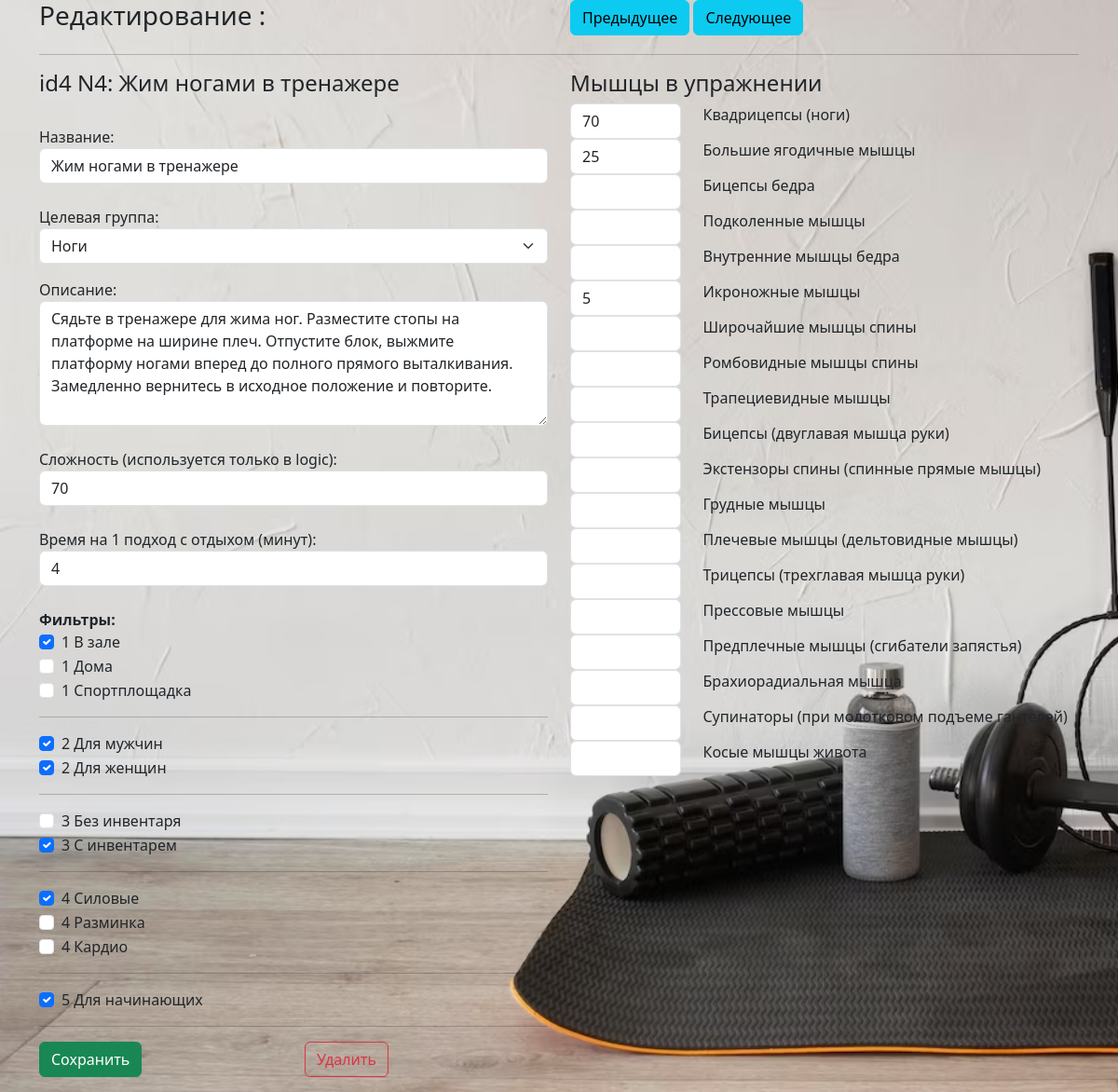
/list/ex4/edit, run on the app's committed database.
### _models.py (models this page shows, shortened)
class Exercise(db.Model):
    __tablename__ = 'exercises'
    exercise_id = db.Column(db.Integer, primary_key=True)
    name = db.Column(db.String(50), default='New exercise')
    target = db.Column(db.String(20), default='')
    description = db.Column(db.String(300), default='')
    difficulty = db.Column(db.Integer, default=1)
    time_per_set = db.Column(db.Integer, default=1)
    counter = db.Column(db.Integer, default=0)
    filters = db.Column(JSON, default=[])  # LOCATION_FILTERS.keys
    user_training_exercises = relationship('UserTrainingExercise', back_populates='exercise')
    muscles = relationship('Muscle', secondary='exercise_muscles')
    training = db.relationship('Training', secondary='training_exercises', overlaps="exercises")
    training_exercises = relationship('TrainingExercise', back_populates='exercise')

class Muscle(db.Model):
    __tablename__ = 'muscles'
    muscle_id = db.Column(db.Integer, primary_key=True)
    muscle_name = db.Column(db.String(50), nullable=False)
    counter = db.Column(db.Integer, default=0)
    exercises = db.relationship('Exercise', secondary='exercise_muscles', overlaps="muscles")

### main.py (the view, shortened to what this page needs)
@app.route('/list/<string:counters>/edit', methods=['POST', 'GET'])
def list_edit(counters):
    targets = config.TARGETS
    const_config = {}
    const_config['filter_list'] = config.FILTER_LIST
    index_dict = {}
    index_dict['filter_list'] = []
    tb = counters[:2]   # counters передано сюда в маршруте , вид: ex3 или mu4
    counter = counters[2:]
    exercises = Exercise.query.all()
    muscles = Muscle.query.all()
    if tb == 'ex':  # если передано ex, то работа над редактированием Упражнения
        exercise = Exercise.query.filter_by(counter=counter).first()    # counter - переданное значение счетчика, фильтрую базу по счетчику
        if exercise.filters is None:
            exercise.filters=[]
        if request.method == 'POST':    # если метод ПОСТ (то есть если мы передаем данные с формы к нам сюда на сервер, то далее обрабатываем данные формы и сохраняем в базу
            exercise.name = request.form['name']
            exercise.target = request.form['select_target']  # тут новое поле для класса
            exercise.description = request.form['description']
            exercise.difficulty = request.form['difficulty']
            exercise.time_per_set = request.form['time_per_set']
            for i in range(len(const_config['filter_list'])):
                form_list = request.form.getlist('filters' + str(i + 1))
                if any(sublist for sublist in form_list if sublist):
                    index_dict['filter_list'] += form_list
            exercise.filters = index_dict['filter_list']
            percents = request.form.getlist('percents[]')   # получаю список значений полей с именем percents[]
            exercise_muscles = []
            ExerciseMuscle.query.filter_by(exercise_id=exercise.exercise_id).delete()
            for counter, percent in enumerate(percents, start=1):
                if percent != '':
                    muscle = Muscle.query.filter_by(counter=counter).first()    # нахожу Muscle по counter
                    ExMus = ExerciseMuscle(exercise_id = exercise.exercise_id, muscle_id = muscle.muscle_id, percent = percent)
                    exercise_muscles.append(ExMus)
            try:
                db.session.add_all(exercise_muscles)
                db.session.commit()
                return render_template('list.html', exercises=exercises, muscles=muscles)
            except Exception as e:
                db.session.rollback()
                return f'Ошибка при сохранения в базу данных: {e}'
        else:   # если метод не ПОСТ (а значит ГЕТ) то мы только зашли на маршрут и генерируем страницу для редактирования Упражнений, отсылая ей данные
            ex_len = len(exercises)
            if exercise is not None:
                muscles_in_ex = exercise.muscles  # Получение списка связанных мышц
                mus_dict = {}
                for muscle in muscles_in_ex:
                    percent = ExerciseMuscle.query.filter_by(exercise_id=exercise.exercise_id, muscle_id=muscle.muscle_id).first().percent
                    mus_dict[muscle.counter] = percent
            else:
                return "Упражнение не найдено."
            return render_template('edit_ex_table.html', exercise=exercise, ex_len=ex_len, muscles=muscles,
                                   mus_dict=mus_dict, targets=targets, const_config=const_config)

### templates/edit_ex_table.html (shortened to what this page needs)
{% extends 'base.html' %}
{% block body %}
    <div class="row mb-0">
        <div class="col-6">
            <h3> Редактирование :</h3>
        </div>
        <div class="col-6">
            {% if exercise.counter > 1 %}
                <a href="/list/ex{{ exercise.counter - 1 }}/edit" class="btn btn-info">Предыдущее</a>
            {% endif %}
            {% if exercise.counter < ex_len %}
                {% set next_counter = exercise.counter + 1 %}
                <a href="/list/ex{{ next_counter }}/edit" class="btn btn-info">Следующее</a>
            {% endif %}
        </div>
    </div>
    <hr>
<form method="post" action="/list/ex{{exercise.counter}}/edit">
    <div class="row mb-3">
        <div class="col-6">
            <h4>id{{exercise.exercise_id}} N{{exercise.counter}}: {{exercise.name}}</h4>
            <br><span>Название:</span>
            <input type="text" name="name" id="name" class="form-control" value="{{exercise.name}}"><br>
            <span>Целевая группа:</span>
            <select name="select_target" class="form-select form-select-md mb-3" aria-label=".form-select-md example">
                {% for target in targets %}
                    <option value="{{target}}" {% if exercise.target == target %} selected {% endif %}>{{target}}</option>
                {% endfor %}
            </select>
            <span>Описание:</span>
            <textarea name="description" id="description" class="form-control" rows="5">{{exercise.description}}</textarea><br>
            <span>Сложность (используется только в logic):</span>
            <input type="number" name="difficulty" id="difficulty" class="form-control" value="{{exercise.difficulty}}"><br>
            <span>Время на 1 подход с отдыхом (минут):</span>
            <input type="number" name="time_per_set" id="time_per_set" class="form-control" value="{{exercise.time_per_set}}"><br>
            <b>Фильтры:</b><br>
            {% for i in range(const_config['filter_list']|length) %}
                {% for key, filter in const_config['filter_list'][i].items() %}
                    <div class="form-check">
                        <input class="form-check-input" type="checkbox" name="filters{{i+1}}" value="{{key}}" id="chk_{{key}}" {% if key in exercise.filters %} checked {% endif %}">
                        <label class="form-check-label" for="chk_{{key}}">
                           {{i+1}} {{filter}}
                        </label>
                    </div>
                {% endfor %}
            <hr>
            {% endfor %}
            <div class="row mb-0 mt-3">
                <div class="col-6">
                    <input type="submit" class="btn btn-success" value="Сохранить">
                </div>
                <div class="col-6">
                    <button type="button" class="btn btn-outline-danger" data-bs-toggle="modal" data-bs-target="#confirmDeleteModal">Удалить</button>
                </div>
            </div>
        </div>
        <div class="col-6">
            <h4>Мышцы в упражнении</h4>
            <div class="row mb-3">
                {% for mus in muscles %}
                    {% set percent = mus_dict.get(mus.counter) %}
                    <div class="col-3">
                        <input type="number" name="percents[]" id='mu{{ mus.counter }}' class="form-control" value="{{ percent if percent is defined else '' }}">
                    </div>
                    <div class="col-9">
                        <label class="form-check-label">{{mus.muscle_name}}</label>
                    </div>
                {% endfor %}
           </div>
        </div>
    </div>
</form>
{% endblock %}

### static/css/main.css (style rules this page uses)
body { background-image: url('../imgs/background.jpg'); background-size: cover; background-repeat: no-repeat; background-attachment: fixed; }

### data on the page
Exercise: exercise_id "4", counter "4", name "Жим ногами в тренажере", select_target "Ноги", description "Сядьте в тренажере для жима ног. Разместите стопы на платформе на ширине плеч. Отпустите блок, выжмите платформу ногами вперед до полного прямого выталкивания. Замедленно вернитесь в исходное положение и повторите.", difficulty "70", time_per_set "4", filters "☑" "☑" "☑" "☑" "☑" "☑"
Muscle: percent "70", muscle_name "Квадрицепсы (ноги)"
Muscle: percent "25", muscle_name "Большие ягодичные мышцы"
Muscle: muscle_name "Бицепсы бедра"
Muscle: muscle_name "Подколенные мышцы"
Muscle: muscle_name "Внутренние мышцы бедра"
Muscle: percent "5", muscle_name "Икроножные мышцы"
Muscle: muscle_name "Широчайшие мышцы спины"
Muscle: muscle_name "Ромбовидные мышцы спины"
Muscle: muscle_name "Трапециевидные мышцы"
Muscle: muscle_name "Бицепсы (двуглавая мышца руки)"
Muscle: muscle_name "Экстензоры спины (спинные прямые мышцы)"
Muscle: muscle_name "Грудные мышцы"
Muscle: muscle_name "Плечевые мышцы (дельтовидные мышцы)"
Muscle: muscle_name "Трицепсы (трехглавая мышца руки)"
Muscle: muscle_name "Прессовые мышцы"
Muscle: muscle_name "Предплечные мышцы (сгибатели запястья)"
Muscle: muscle_name "Брахиорадиальная мышца"
Muscle: muscle_name "Супинаторы (при молотковом подъеме гантелей)"
Muscle: muscle_name "Косые мышцы живота"

### other printed values
{{ i+1 }} "1" "1" "1" "2" "2" "3" "3" "4" "4" "4" "5"
{{ filter }} "В зале" "Дома" "Спортплощадка" "Для мужчин" "Для женщин" "Без инвентаря" "С инвентарем" "Силовые" "Разминка" "Кардио" "Для начинающих"
